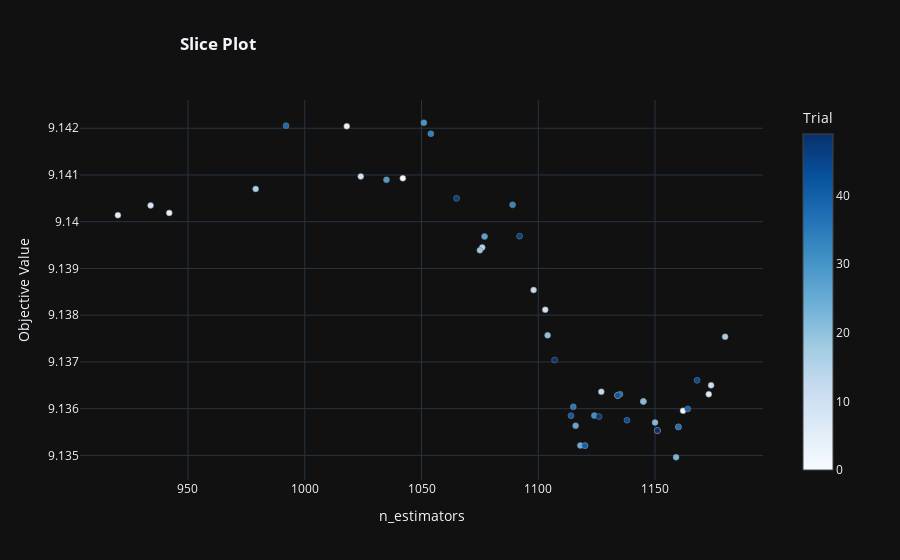

The notebook cell saved with this chart:
### Code cell
fig = optuna.visualization.plot_slice(study)
fig.update_layout(template='plotly_dark', title='<b>Slice Plot', title_x=0.2)

### Figure 1 — Plotly figure (JSON) as saved in the notebook; plotly's stock layout.template omitted (floating-point values rounded to 4 significant figures)
{"data": [{"marker": {"color": [0, 1, 2, 3, 4, 5, 6, 7, 8, 9, 10, 11, 12, 13, 14, 15, 16, 17, 18, 19, 20, 21, 22, 23, 24, 25, 26, 27, 28, 29, 30, 31, 32, 33, 34, 35, 36, 37, 38, 39, 40, 41, 42, 43, 44, 45, 46, 47, 48, 49], "colorbar": {"title": {"text": "Trial"}, "x": 1, "xpad": 40}, "colorscale": [[0, "rgb(247,251,255)"], [0.125, "rgb(222,235,247)"], [0.25, "rgb(198,219,239)"], [0.375, "rgb(158,202,225)"], [0.5, "rgb(107,174,214)"], [0.625, "rgb(66,146,198)"], [0.75, "rgb(33,113,181)"], [0.875, "rgb(8,81,156)"], [1, "rgb(8,48,107)"]], "line": {"color": "Grey", "width": 0.5}}, "mode": "markers", "name": "Feasible Trial", "showlegend": false, "type": "scatter", "x": [1042, 1162, 1134, 1018, 942, 920, 1173, 1134, 934, 1024, 1103, 1174, 1098, 1127, 1076, 1145, 979, 1180, 1151, 1075, 1104, 1145, 1150, 1159, 1151, 1118, 1116, 1077, 1120, 1035, 1051, 1124, 1160, 1089, 1054, 1115, 1135, 1160, 992, 1164, 1120, 1114, 1134, 1138, 1168, 1092, 1065, 1126, 1107, 1151], "y": [9.141, 9.136, 9.136, 9.142, 9.14, 9.14, 9.136, 9.136, 9.14, 9.141, 9.138, 9.136, 9.139, 9.136, 9.139, 9.136, 9.141, 9.138, 9.136, 9.139, 9.138, 9.136, 9.136, 9.135, 9.136, 9.135, 9.136, 9.14, 9.135, 9.141, 9.142, 9.136, 9.136, 9.14, 9.142, 9.136, 9.136, 9.136, 9.142, 9.136, 9.135, 9.136, 9.136, 9.136, 9.137, 9.14, 9.14, 9.136, 9.137, 9.136]}], "layout": {"title": {"text": "<b>Slice Plot", "x": 0.2}, "xaxis": {"title": {"text": "n_estimators"}}, "yaxis": {"title": {"text": "Objective Value"}}}}
